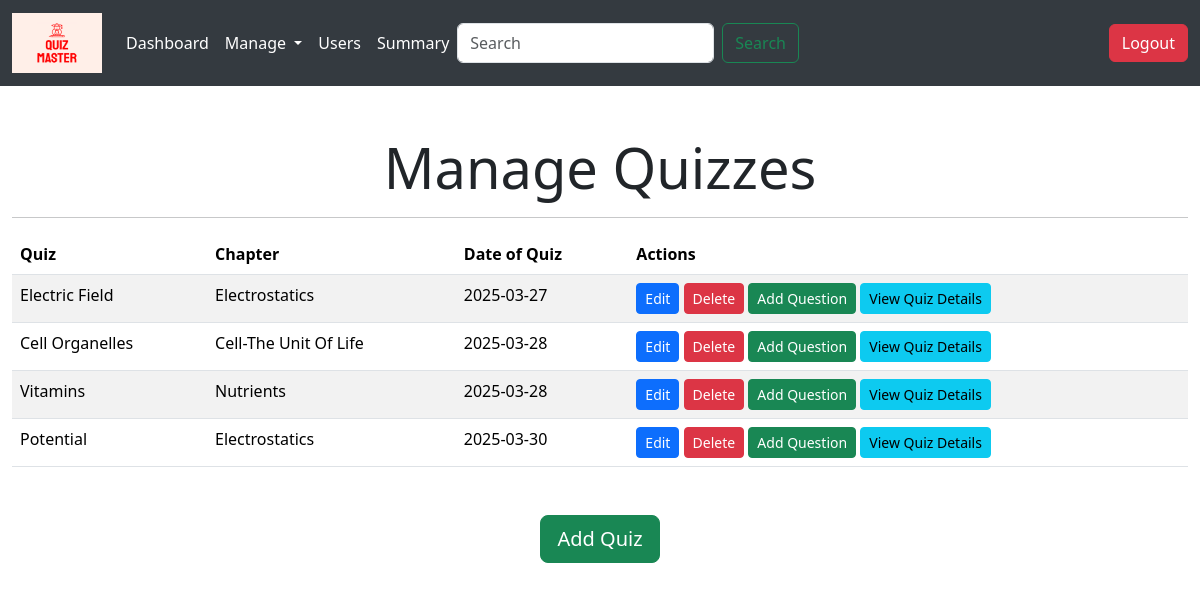
Page /manage_quizzes (signed in) on the earlier database version.
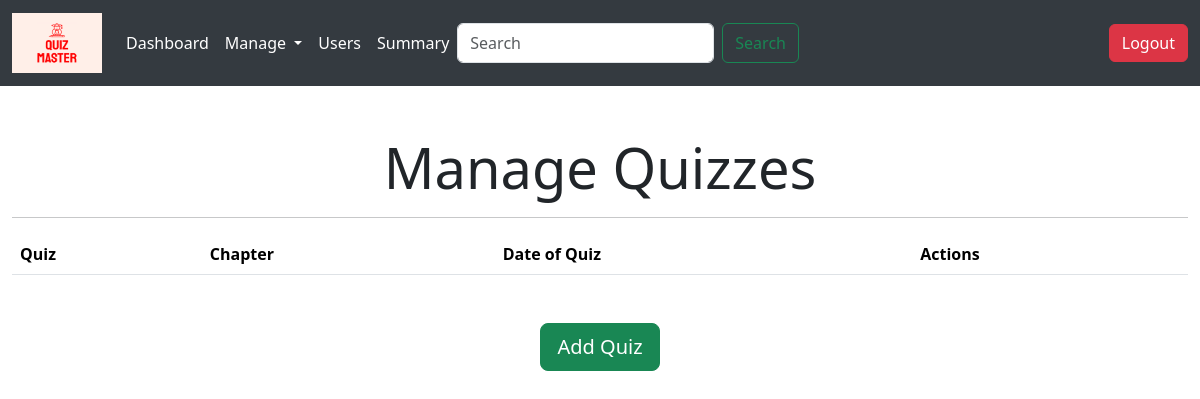
Same page on the later database version.
### controller/models.py (models this page shows)
class Quiz(db.Model):
    id = db.Column(db.Integer, primary_key = True, autoincrement = True)
    chapter_id = db.Column(db.Integer, db.ForeignKey('chapter.id'), nullable = False)
    name = db.Column(db.String(128), nullable = False)
    date_of_quiz = db.Column(db.Date, nullable = False)
    duration = db.Column(db.String(64),nullable = False)
    syllabus = db.Column(db.Text)
    total_questions = db.Column(db.Integer)
    maximum_marks = db.Column(db.Integer)
    questions = db.relationship('Question', backref = 'quiz', lazy = True)
    quiz_attempts = db.relationship('Score', backref = 'quiz', lazy = True)

class Chapter(db.Model):
    id = db.Column(db.Integer, primary_key = True, autoincrement = True)
    subject_id = db.Column(db.Integer, db.ForeignKey('subject.id'), nullable = False)
    name = db.Column(db.String(128), unique = True, nullable = False)
    description = db.Column(db.Text)
    quizzes = db.relationship('Quiz', backref = 'chapter', lazy = True)

### controller/admin_routes.py (the view)
@app.route('/manage_quizzes')
@login_required
def manage_quizzes():
    if current_user.role != 'admin':
        flash('You are not authorized to view this page!', 'danger')
        return redirect(url_for('home'))
    quizzes = Quiz.query.all()
    chapters = Chapter.query.all()
    current_date = datetime.today().date()
    return render_template('manage_quizzes.html', quizzes=quizzes, chapters=chapters, current_date=current_date)

### controller/authorization_routes.py (called while the page is built)
@login_manager.user_loader
def load_user(user_id):
    return User.query.get(int(user_id))

### templates/manage_quizzes.html (shortened to what this page needs)
{% extends 'base.html' %}
{% block content %}
  <div class="container-fluid mt-5">
    <h1 class="display-4 text-center">Manage Quizzes</h1>
    <hr>
    <div class="table-responsive">
      <table class="table table-striped">
        <thead class="thead-dark">
          <tr>
            <th>Quiz</th>
            <th>Chapter</th>
            <th>Date of Quiz</th>
            <th>Actions</th>
          </tr>
        </thead>
        <tbody>
          {% for quiz in quizzes %}
            <tr>
              <td>{{ quiz.name }}</td>
              <td>{{ quiz.chapter.name }}</td>
              <td>{{ quiz.date_of_quiz }}</td>
              <td>
                  <a href="{{ url_for('edit_quiz', quiz_id=quiz.id) }}" class="btn btn-primary btn-sm">Edit</a>
                  <a href="{{ url_for('delete_quiz', quiz_id=quiz.id) }}" onclick="return confirm('Are you sure you want to delete?')" class="btn btn-danger btn-sm">Delete</a>
                  <a href="{{ url_for('add_question', quiz_id=quiz.id) }}" class="btn btn-success btn-sm">Add Question</a>
                  <a href="{{ url_for('quiz_details', quiz_id=quiz.id) }}" class="btn btn-info btn-sm">View Quiz Details</a>
              </td>
            </tr>
          {% endfor %}
        </tbody>
      </table>
    </div>
    <div class="text-center mt-3">
      <a href="{{ url_for('add_quiz') }}" class="btn btn-success btn-lg mt-3">Add Quiz</a>
    </div>
  </div>
{% endblock %}

### templates/base.html (shortened to what this page needs)
<!DOCTYPE html>
<html lang="en">
<head>
    {% block bootsrap %}
    <link href="https://cdn.jsdelivr.net/npm/bootstrap@5.3.3/dist/css/bootstrap.min.css" rel="stylesheet">
    <link rel="stylesheet" href="{{ url_for('static', filename='styles.css') }}">
    {% endblock %}
</head>
<body>
    {% include 'navbar.html' %}
    {% block content %}
    {% endblock %}
</body>
</html>

### templates/navbar.html (shortened to what this page needs)
<nav class="navbar navbar-expand-lg navbar-custom">
    <div class="container-fluid">
      <a class="navbar-brand" href="#"> <img src = "\static\quiz-master-high-resolution-logo.png" alt = "Quiz-Master" width = "90" height = "60"></a>
      <div class="collapse navbar-collapse" id="navbarSupportedContent">
        <ul class="navbar-nav me-auto mb-2 mb-lg-0">
          {% if current_user.is_authenticated %}
            {% if current_user.role == 'admin' %}
            <li class="nav-item">
              <a class="nav-link" href={{ url_for('admin_dashboard') }}>Dashboard</a>
            </li>
            <li class="nav-item dropdown">
              <a class="nav-link dropdown-toggle" href="#" id="navbarDropdown" role="button" data-bs-toggle="dropdown" aria-expanded="false">
                Manage
              </a>
            </li>
            <li class="nav-item">
              <a class="nav-link" href={{ url_for('manage_users') }}>Users</a>
            </li>
            <li>
              <a class="nav-link" href="{{ url_for('summary') }}">Summary</a>
            </li>
            <form action="/admin_search" method = "GET" class="d-flex" role="search">
              <input class="form-control me-2" type="search" name="search" placeholder="Search" aria-label="Search">
              <button class="btn btn-outline-success" type="submit">Search</button>
            </form>
            {% endif %}
          {% endif %}
        </ul>
        {% if current_user.is_authenticated %}
        <a href={{ url_for('logout') }} class="btn btn-danger">Logout</a>
        {% endif %}
      </div>
    </div>
  </nav>

### static/styles.css (style rules this page uses)
.navbar-custom { background-color: #343a40 !important; }
.navbar-custom .nav-link { color: #ffffff !important; }

Differences in the rows shown:
removed Quiz: name "Electric Field", chapter.name "Electrostatics", date_of_quiz "2025-03-27"
removed Quiz: name "Cell Organelles", chapter.name "Cell-The Unit Of Life", date_of_quiz "2025-03-28"
removed Quiz: name "Vitamins", chapter.name "Nutrients", date_of_quiz "2025-03-28"
removed Quiz: name "Potential", chapter.name "Electrostatics", date_of_quiz "2025-03-30"
